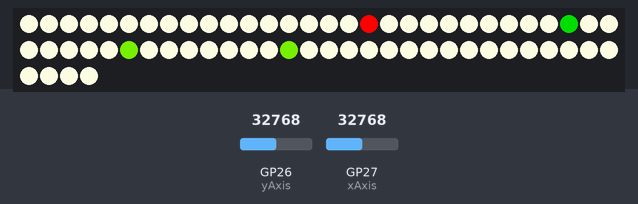
Bench run of a program on a simulated Raspberry Pi Pico running MicroPython. Parts: 64 RGB LEDs in strip order, left to right, continuing on the next row. The inputs (shaded band) are chosen by the test bench; at power-on: GP27 (xAxis) = 32768, GP26 (yAxis) = 32768 (analog values on the 0–65535 scale). Random numbers come from a fixed seed.

Above: at 1.2 s.
1.3 s: GP27 (xAxis) set to 9345
3.0 s: GP26 (yAxis) set to 9345
4.5 s: GP26 (yAxis) set to 10655
6.1 s: GP26 (yAxis) set to 7864
At 7.8 s:
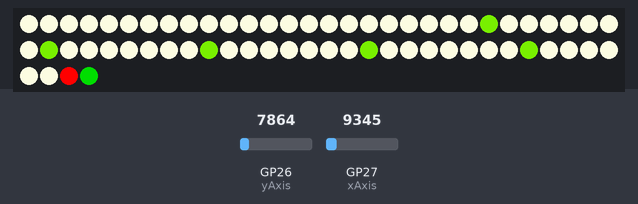
Timing chart, 0 to 8.6 s (numbered marks = the images above; inputs shaded):
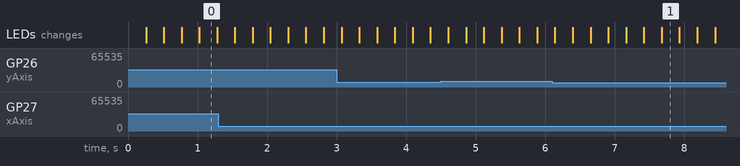

The program:

main.py
```python
import time
import sys
from random import randint
from neopixel import Neopixel
from machine import Pin, ADC

# LED strip settings
num_leds = 64  # Number of LED lights
state_machine = 0  # ID of the PIO state machine
pin_led = 0  # Pin controlling the LED strip
mode = "GRB"  # LED color mode
delay = 0.0001  # LED update delay
led_strip = Neopixel(num_leds, state_machine, pin_led, mode, delay)

# Joystick initialization
xAxis = ADC(Pin(27))  # Reading X-axis value from the joystick
yAxis = ADC(Pin(26))  # Reading Y-axis value from the joystick

# RGB color definitions
white = (245, 245, 220)
green = (102, 204, 0)
dark_green = (0, 153, 0)
red = (255, 0, 0)
yellow = (255, 255, 0)
black = (32, 32, 32)
dark_blue = (0, 76, 153)
magenta = (255, 0, 27)

class Field:
    def __init__(self, size):
        self.size = size  # Game field size
        self.icons = {
            0: (245, 245, 220),  # Empty field
            1: (102, 204, 0),  # Snake body
            2: (0, 153, 0),  # Snake head
            3: (255, 0, 0),  # Food
        }
        self.snake_coords = []  # Snake coordinates
        self._generate_field()
        self.add_entity()  # Add initial food

    def add_entity(self):
        """Adds food at a random position on the field."""
        while True:
            i = randint(0, self.size - 1)
            j = randint(0, self.size - 1)
            entity = [i, j]
            if entity not in self.snake_coords:
                self.field[i][j] = 3  # Set food
                break

    def _generate_field(self):
        """Creates an empty field of the given size."""
        self.field = [[0 for j in range(self.size)] for i in range(self.size)]

    def _clear_field(self):
        """Clears the field, removing snake traces."""
        self.field = [[j if j != 1 and j != 2 else 0 for j in i] for i in self.field]

    def get_entity_pos(self):
        """Returns the coordinates of the food on the field."""
        for i in range(self.size):
            for j in range(self.size):
                if self.field[i][j] == 3:
                    return [i, j]
        return [-1, -1]

    def is_snake_eat_entity(self):
        """Checks if the snake has eaten the food."""
        entity = self.get_entity_pos()
        head = self.snake_coords[-1]
        return entity == head

class Snake:
    def __init__(self, name):
        self.name = name  # Player name
        self.direction = 'up'  # Initial movement direction
        self.coords = [[0, 1], [0, 2], [0, 3]]  # Initial snake coordinates

    def level_up(self):
        """Adds a new segment to the snake's body."""
        a = self.coords[0]
        b = self.coords[1]
        tail = a[:]

        if a[0] < b[0]:
            tail[0] -= 1
        elif a[1] < b[1]:
            tail[1] -= 1
        elif a[0] > b[0]:
            tail[0] += 1
        elif a[1] > b[1]:
            tail[1] += 1

        tail = self._check_limit(tail)
        self.coords.insert(0, tail)

    def is_alive(self):
        """Checks if the snake has not collided with itself."""
        head = self.coords[-1]
        snake_body = self.coords[:-1]
        return head not in snake_body

    def _check_limit(self, point):
        """Ensures the snake does not go out of bounds (wraps around)."""
        if point[0] > self.field.size - 1:
            point[0] = 0
        elif point[0] < 0:
            point[0] = self.field.size - 1
        elif point[1] < 0:
            point[1] = self.field.size - 1
        elif point[1] > self.field.size - 1:
            point[1] = 0
        return point

    def move(self):
        """Moves the snake in the current direction."""
        head = self.coords[-1][:]

        if self.direction == 'up':
            head[0] -= 1
        elif self.direction == 'down':
            head[0] += 1
        elif self.direction == 'right':
            head[1] += 1
        elif self.direction == 'left':
            head[1] -= 1

        head = self._check_limit(head)
        del self.coords[0]
        self.coords.append(head)
        self.field.snake_coords = self.coords

        if not self.is_alive():
            sys.exit()

        if self.field.is_snake_eat_entity():
            self.level_up()
            self.field.add_entity()

    def set_field(self, field):
        """Assigns the field to the snake."""
        self.field = field

if __name__ == '__main__':
    field = Field(8)  # Creating the game field
    snake = Snake("Joe")  # Creating the snake
    snake.set_field(field)
    size = field.size

    while True:
        xValue = xAxis.read_u16()
        yValue = yAxis.read_u16()

        # Change direction based on joystick values
        if xValue <= 10000 and snake.direction != 'left':
            snake.direction = 'right'
        if xValue >= 56000 and snake.direction != 'right':
            snake.direction = 'left'
        if yValue <= 10000 and snake.direction != 'up':
            snake.direction = 'down'
        if yValue >= 56000 and snake.direction != 'down':
            snake.direction = 'up'

        # Move the snake
        snake.move()
        field._clear_field()

        for i, j in field.snake_coords:
            field.field[i][j] = 1
        head = field.snake_coords[-1]
        field.field[head[0]][head[1]] = 2

        for i in range(size):
            for j in range(size):
                led_strip.set_pixel(i * 8 + j, field.icons[field.field[i][j]])

        led_strip.show()
        time.sleep(0.25)
```
